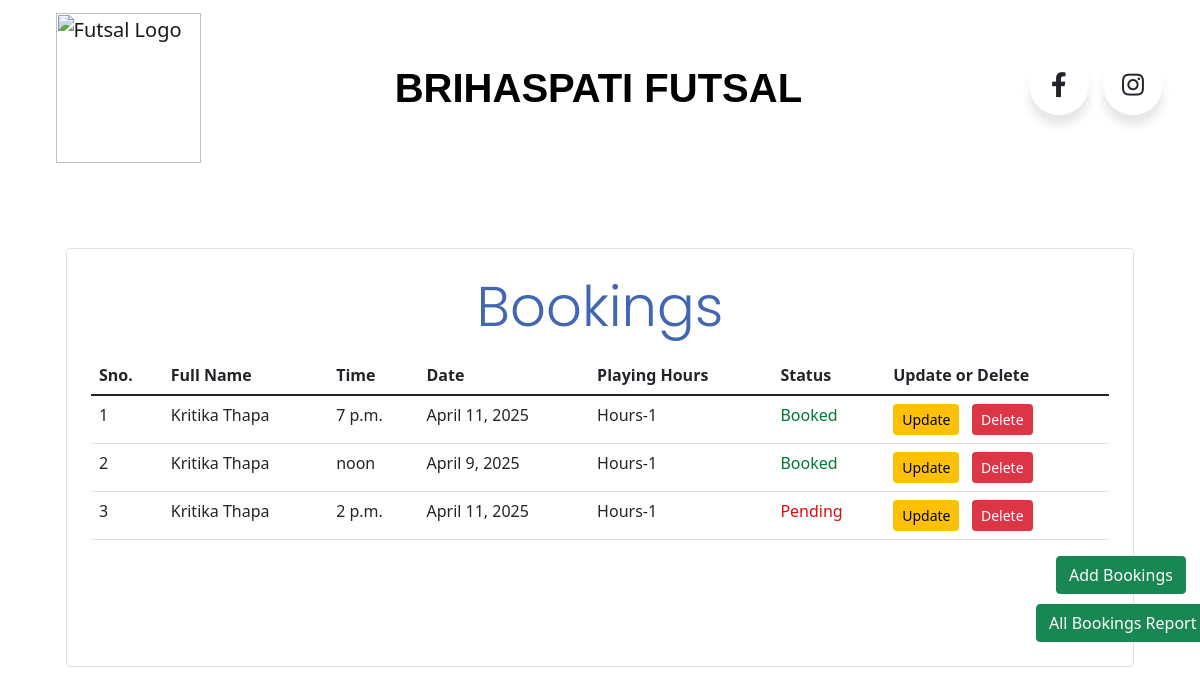
The page /bookings (signed in) on the database as committed earlier.
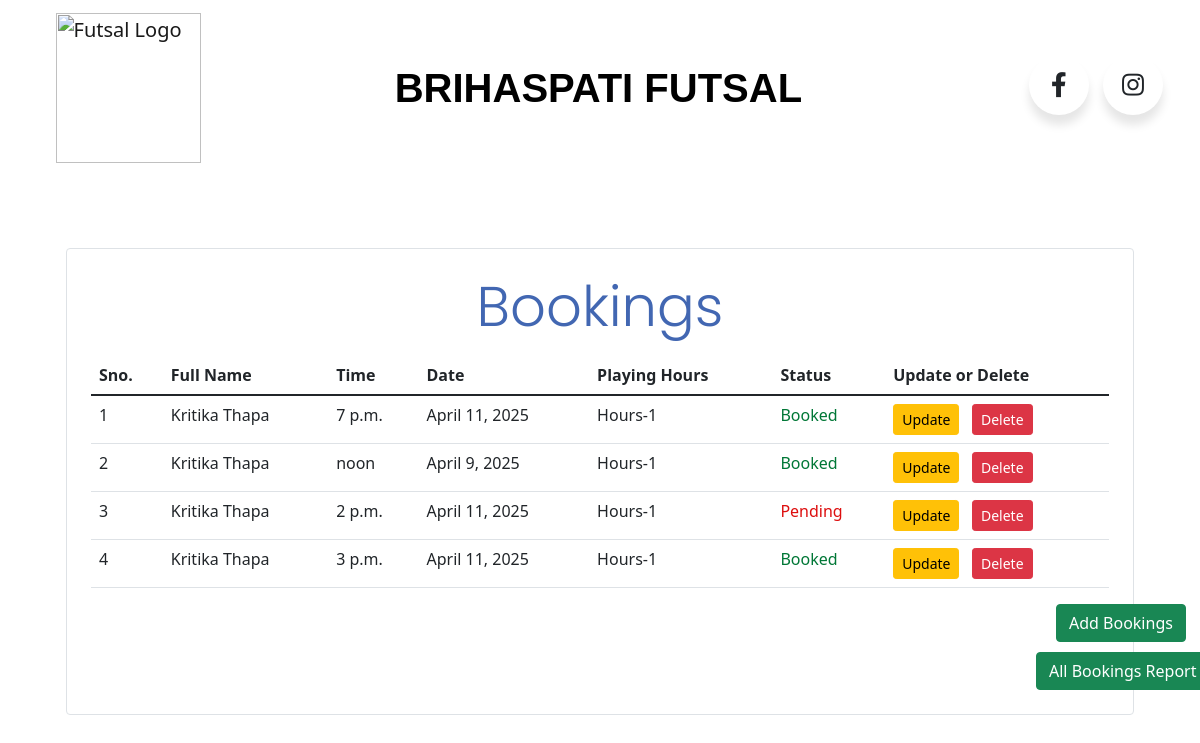
The same page on the database as committed later.
### Booking/models/booking.py (models this page shows, shortened)
class Booking(models.Model):
    fullname = models.CharField(max_length=100)
    email = models.EmailField()
    phone = models.PositiveIntegerField()
    address = models.CharField(max_length=100)
    customer = models.ForeignKey(Customer, on_delete=models.CASCADE, default=True, blank=True)
    time = models.TimeField()
    date = models.DateField()
    playing_hours = models.CharField(max_length=50)
    status = models.BooleanField(default=False)
    booked_at = models.DateField(auto_now_add=True, blank=True, null=True)
    court = models.CharField(max_length=10, default="1")
    def __str__(self):
        return self.fullname
    @staticmethod
    def get_bookings_by_customer(customer_id):
        return Booking.objects.filter(customer=customer_id)

### Shopping/middlewares/auth.py (the view)
    def middleware(request):
        if not request.session.get('customer'):
            return redirect('login')
        return get_response(request)

### Booking/templatetags/booking_filter.py (called while the page is built)
@register.filter(name='hours')
def hours(string):
    return "Hours-" + str(string)

### Booking/views/all_bookings.py (called while the page is built)
    def get(self, request):
        customer = request.session.get('customer')
        booking_list = Booking.get_bookings_by_customer(customer)
        print(booking_list)
        return render(request, 'booked.html', {'booking_list': booking_list})

### Booking/templates/booked.html (shortened to what this page needs)
{% load booking_filter %}
    <link href="https://cdn.jsdelivr.net/npm/bootstrap@5.1.3/dist/css/bootstrap.min.css" rel="stylesheet">
      <link rel="stylesheet" href="https://cdnjs.cloudflare.com/ajax/libs/font-awesome/5.15.3/css/all.min.css"/>
  </head>
  <body>
    <nav class="navbar navbar-expand-lg navbar-light">
      <div class="container-fluid">
        <div class="collapse navbar-collapse" id="navbarSupportedContent">
          <a href="http://127.0.0.1:8000/" class="navbar-brand mt-2 mt-lg-0">
            <img
              src="https://i.ibb.co/RQn5crx/imgonline-com-ua-Replace-Color-x8-HOGnfek8b-M2-KAk-removebg-preview.png"
              style="position: relative; left: 30%;"
              height="150"
              width="145"
              alt="Futsal Logo"
            />
          </a>
          <ul class="navbar-nav mx-auto me-auto mb-2 mb-lg-0">
            <li class="nav-item">
              <a href="http://127.0.0.1:8000/" class="nav-link" style="font-family: 'Anton', sans-serif; font-size: 40px; color: black; font-weight: 600;">BRIHASPATI FUTSAL</a>
            </li>
          </ul>
          <div class="fbinstaicon">
            <div class="fbinstabutton">
               <div class="icon">
                  <i class="fab fa-facebook-f"></i>
               </div>
            </div>
            <div class="fbinstabutton">
               <div class="icon">
                  <i class="fab fa-instagram"></i>
               </div>
            </div>
         </div>
    </nav>
<br>
<br />
  <body>
    <link
      href="https://cdn.jsdelivr.net/npm/bootstrap@5.0.2/dist/css/bootstrap.min.css"
      rel="stylesheet"
    />
    <div class="container">
  <div class="border rounded p-4 m-4">
    <p class="display-4 pl-4 ml-4" style="font-family: poppins; text-align: center; color: #4267b2;">Bookings</p>
    <table class="table" id="{{booking.id}}">
      <thead>
        <tr>
          <th>Sno.</th>
          <th>Full Name</th>
          <th>Time</th>
          <th>Date</th>
          <th>Playing Hours</th>
          <th>Status</th>
          <th>Update or Delete</th>
        </tr>
      </thead>
      <tbody>
        {% for booking in booking_list %}
        <tr>
          <td>{{forloop.counter}}</td>
          <td>{{booking.fullname}}</td>
          <td>{{booking.time}}</td>
          <td>{{booking.date}}</td>
          <td>{{booking.playing_hours|hours}}</td>
          {% if booking.status %}
          <td style="color: rgb(0, 119, 54)">Booked</td>
          {%else%}
          <td style="color: rgb(221, 14, 14)">Pending</td>
          {% endif %}
          <td>
            <a href="{% url 'update-booking' booking.id %}" class="btn btn-warning btn-sm">Update</a>  &nbsp;
            <form action="{% url 'delete-booking' booking.id %}" method="POST" class="d-inline">
              <input type="submit" class="btn btn-danger btn-sm" value="Delete">
            </form>
          </td>
        </tr>
        {% endfor %}
      </tbody>
    </table>
    <div class="row">
      <a href="http://127.0.0.1:8000/add_booking">
        <input
          type="button"
          style="margin-left: 965px;"
          class="btn float-right btn-success col-lg-1.5"
          value="Add Bookings"
      /></a><br><br>
      <a href="http://127.0.0.1:8000/report">
        <input
          type="button"
          style="margin-left: 945px;"
          class="btn float-right btn-success col-lg-1.5"
          value="All Bookings Report"
      /></a>
    </div>
  </div>
</div>
  </body>
</html>

Rows that differ between the two databases and show on the page:
added Booking: fullname "Kritika Thapa", time "3 p.m.", date "April 11, 2025", playing_hours|hours "Hours-1", status "Booked"
